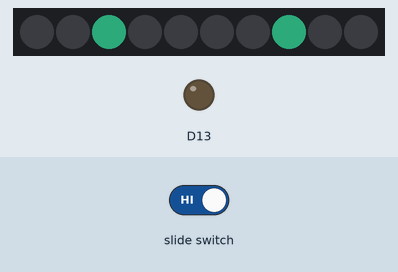
Bench run of a sketch on a simulated Adafruit Circuit Playground Express. Parts: 10 RGB LEDs in strip order, left to right, output pins drawn as LEDs (lit = HIGH). Dim RGB values are drawn brighter than linear.

Above: at 1.04 s.
At 14.0 s:
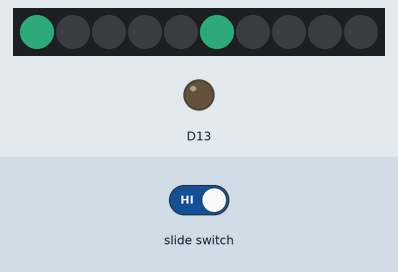
At 28.96 s:
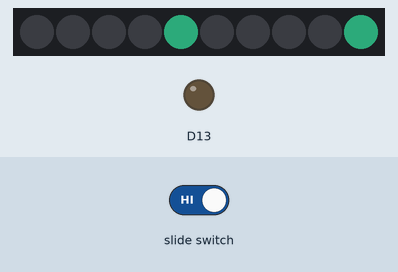
At 56.04 s:
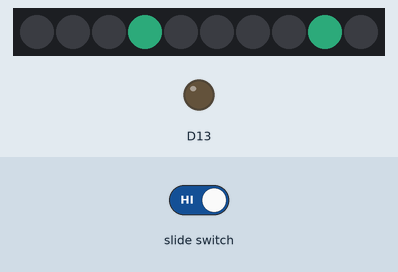
At 112.8 s:
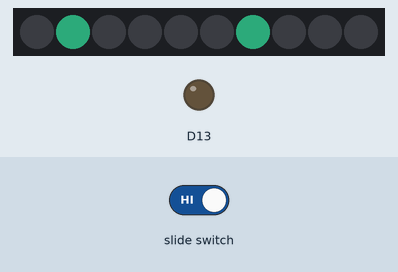

The sketch:

SimpleLightSpinner.ino
```cpp
#include <Adafruit_CircuitPlayground.h>
#define COLOR         0x31b784
#define LOW_LIMIT     10    // The "fastest" delay time
#define HIGH_LIMIT    200   // The "slowest" delay time

int pixel1;   // The location of the first pixel to light
int pixel2;   // The location of the second pixel to light
int pause_time; // The amount of time to pause between steps
int delta_spin; // The rate that the pause time changes

///////////////////////////////////////////////////////////////////////////////
void setup()
{
  // Initialize the CPX
  CircuitPlayground.begin();

  // Set a medium brightness
  CircuitPlayground.setBrightness(64);

  // Select two pixels as the starting locations
  pixel1 = 0;
  pixel2 = 5;

  // Set up the "spin" properties
  pause_time = 100;
  delta_spin = -5;
}


///////////////////////////////////////////////////////////////////////////////
void loop() {
  // Turn off all the pixels
  CircuitPlayground.clearPixels();

  // Turn on two pixels and set them to the COLOR value
  CircuitPlayground.setPixelColor(pixel1, COLOR);
  CircuitPlayground.setPixelColor(pixel2, COLOR);

  // Increment the pixels so that they apppear to "move" around the board
  if (CircuitPlayground.slideSwitch())
  {
    pixel1 = (pixel1 + 1) % 10;
    pixel2 = (pixel2 + 1) % 10;
  }
  else
  {
    pixel1 = (pixel1 + 9) % 10;
    pixel2 = (pixel2 + 9) % 10;
  }

  delay(pause_time); // pause for just a moment

  pause_time += delta_spin; // Update the delay time for the next iteration

  // Check to see if we are going outside the delay limits
  if (pause_time < LOW_LIMIT || pause_time > HIGH_LIMIT)
  {
    delta_spin = -delta_spin; // Reverse the trend of speeding up or slowing down
  }
}
```
